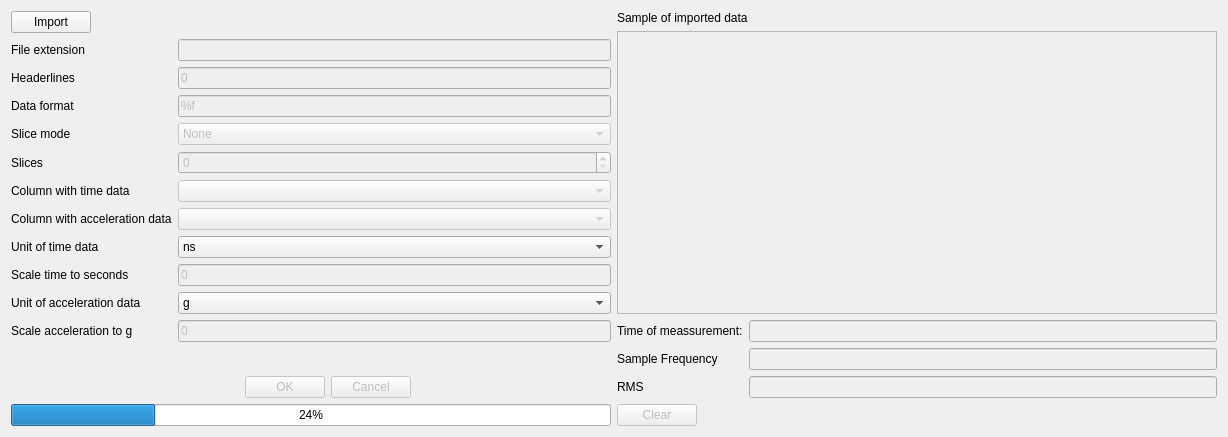
<?xml version="1.0" encoding="UTF-8"?>
<ui version="4.0">
 <class>Dialog</class>
 <widget class="QDialog" name="Dialog">
  <property name="geometry">
   <rect>
    <x>0</x>
    <y>0</y>
    <width>1228</width>
    <height>437</height>
   </rect>
  </property>
  <property name="windowTitle">
   <string>Dialog</string>
  </property>
  <layout class="QVBoxLayout" name="verticalLayout_2">
   <item>
    <layout class="QHBoxLayout" name="horizontalLayout_7">
     <item>
      <layout class="QVBoxLayout" name="verticalLayout">
       <item>
        <layout class="QHBoxLayout" name="horizontalLayout_4">
         <item>
          <widget class="QPushButton" name="import_but">
           <property name="text">
            <string>Import</string>
           </property>
          </widget>
         </item>
         <item>
          <spacer name="horizontalSpacer">
           <property name="orientation">
            <enum>Qt::Horizontal</enum>
           </property>
           <property name="sizeHint" stdset="0">
            <size>
             <width>40</width>
             <height>20</height>
            </size>
           </property>
          </spacer>
         </item>
        </layout>
       </item>
       <item>
        <layout class="QFormLayout" name="formLayout">
         <item row="0" column="0">
          <widget class="QLabel" name="fileExtention_label">
           <property name="text">
            <string>File extension</string>
           </property>
          </widget>
         </item>
         <item row="0" column="1">
          <widget class="QLineEdit" name="fileExtention_edit">
           <property name="enabled">
            <bool>false</bool>
           </property>
          </widget>
         </item>
         <item row="1" column="0">
          <widget class="QLabel" name="headerlines_label">
           <property name="text">
            <string>Headerlines</string>
           </property>
          </widget>
         </item>
         <item row="1" column="1">
          <widget class="QLineEdit" name="headerlines_edit">
           <property name="enabled">
            <bool>false</bool>
           </property>
           <property name="text">
            <string>0</string>
           </property>
          </widget>
         </item>
         <item row="2" column="0">
          <widget class="QLabel" name="dataFormat_label">
           <property name="text">
            <string>Data format</string>
           </property>
          </widget>
         </item>
         <item row="2" column="1">
          <widget class="QLineEdit" name="dataFormat_edit">
           <property name="enabled">
            <bool>false</bool>
           </property>
           <property name="text">
            <string>%f</string>
           </property>
          </widget>
         </item>
         <item row="3" column="0">
          <widget class="QLabel" name="sliceMode_label">
           <property name="text">
            <string>Slice mode</string>
           </property>
          </widget>
         </item>
         <item row="3" column="1">
          <widget class="QComboBox" name="sliceMode_combo">
           <property name="enabled">
            <bool>false</bool>
           </property>
           <item>
            <property name="text">
             <string>None</string>
            </property>
           </item>
           <item>
            <property name="text">
             <string>Manual</string>
            </property>
           </item>
           <item>
            <property name="text">
             <string>Automatic</string>
            </property>
           </item>
          </widget>
         </item>
         <item row="4" column="0">
          <widget class="QLabel" name="slices_label">
           <property name="text">
            <string>Slices</string>
           </property>
          </widget>
         </item>
         <item row="4" column="1">
          <widget class="QSpinBox" name="slices_spin">
           <property name="enabled">
            <bool>false</bool>
           </property>
          </widget>
         </item>
         <item row="5" column="0">
          <widget class="QLabel" name="columTime_label">
           <property name="text">
            <string>Column with time data</string>
           </property>
          </widget>
         </item>
         <item row="5" column="1">
          <widget class="QComboBox" name="columnTime_combo">
           <property name="enabled">
            <bool>false</bool>
           </property>
          </widget>
         </item>
         <item row="6" column="0">
          <widget class="QLabel" name="columnAcc_label">
           <property name="text">
            <string>Column with acceleration data</string>
           </property>
          </widget>
         </item>
         <item row="6" column="1">
          <widget class="QComboBox" name="columnAcc_combo">
           <property name="enabled">
            <bool>false</bool>
           </property>
          </widget>
         </item>
         <item row="7" column="0">
          <widget class="QLabel" name="unitTime_label">
           <property name="text">
            <string>Unit of time data</string>
           </property>
          </widget>
         </item>
         <item row="7" column="1">
          <widget class="QComboBox" name="unitTime_combo">
           <item>
            <property name="text">
             <string>ns</string>
            </property>
           </item>
           <item>
            <property name="text">
             <string>ms</string>
            </property>
           </item>
           <item>
            <property name="text">
             <string>s</string>
            </property>
           </item>
           <item>
            <property name="text">
             <string>min</string>
            </property>
           </item>
           <item>
            <property name="text">
             <string>h</string>
            </property>
           </item>
           <item>
            <property name="text">
             <string>custom</string>
            </property>
           </item>
          </widget>
         </item>
         <item row="8" column="0">
          <widget class="QLabel" name="scaleTime_label">
           <property name="text">
            <string>Scale time to seconds</string>
           </property>
          </widget>
         </item>
         <item row="8" column="1">
          <widget class="QLineEdit" name="scaleTime_edit">
           <property name="enabled">
            <bool>false</bool>
           </property>
           <property name="text">
            <string>0</string>
           </property>
          </widget>
         </item>
         <item row="9" column="0">
          <widget class="QLabel" name="unitAcc_label">
           <property name="text">
            <string>Unit of acceleration data</string>
           </property>
          </widget>
         </item>
         <item row="9" column="1">
          <widget class="QComboBox" name="unitAcc_combo">
           <item>
            <property name="text">
             <string>g</string>
            </property>
           </item>
           <item>
            <property name="text">
             <string>ms^2</string>
            </property>
           </item>
           <item>
            <property name="text">
             <string>custom</string>
            </property>
           </item>
          </widget>
         </item>
         <item row="10" column="0">
          <widget class="QLabel" name="scaleAcc_label">
           <property name="text">
            <string>Scale acceleration to g</string>
           </property>
          </widget>
         </item>
         <item row="10" column="1">
          <widget class="QLineEdit" name="scaleAcc_edit">
           <property name="enabled">
            <bool>false</bool>
           </property>
           <property name="text">
            <string>0</string>
           </property>
          </widget>
         </item>
        </layout>
       </item>
       <item>
        <layout class="QHBoxLayout" name="horizontalLayout_6">
         <item>
          <spacer name="horizontalSpacer_5">
           <property name="orientation">
            <enum>Qt::Horizontal</enum>
           </property>
           <property name="sizeHint" stdset="0">
            <size>
             <width>40</width>
             <height>20</height>
            </size>
           </property>
          </spacer>
         </item>
         <item>
          <widget class="QDialogButtonBox" name="buttonBox">
           <property name="enabled">
            <bool>false</bool>
           </property>
           <property name="orientation">
            <enum>Qt::Horizontal</enum>
           </property>
           <property name="standardButtons">
            <set>QDialogButtonBox::Cancel|QDialogButtonBox::Ok</set>
           </property>
          </widget>
         </item>
         <item>
          <spacer name="horizontalSpacer_3">
           <property name="orientation">
            <enum>Qt::Horizontal</enum>
           </property>
           <property name="sizeHint" stdset="0">
            <size>
             <width>40</width>
             <height>20</height>
            </size>
           </property>
          </spacer>
         </item>
        </layout>
       </item>
       <item>
        <widget class="QProgressBar" name="progressBar">
         <property name="enabled">
          <bool>true</bool>
         </property>
         <property name="value">
          <number>24</number>
         </property>
        </widget>
       </item>
      </layout>
     </item>
     <item>
      <layout class="QVBoxLayout" name="verticalLayout_3">
       <item>
        <widget class="QLabel" name="sample_label">
         <property name="text">
          <string>Sample of imported data</string>
         </property>
        </widget>
       </item>
       <item>
        <widget class="QPlainTextEdit" name="sample_edit">
         <property name="enabled">
          <bool>false</bool>
         </property>
        </widget>
       </item>
       <item>
        <layout class="QFormLayout" name="formLayout_2">
         <item row="1" column="0">
          <widget class="QLabel" name="label_2">
           <property name="text">
            <string>Sample Frequency</string>
           </property>
          </widget>
         </item>
         <item row="0" column="0">
          <widget class="QLabel" name="label">
           <property name="text">
            <string>Time of meassurement:</string>
           </property>
          </widget>
         </item>
         <item row="0" column="1">
          <widget class="QLineEdit" name="lineEdit">
           <property name="enabled">
            <bool>false</bool>
           </property>
          </widget>
         </item>
         <item row="2" column="0">
          <widget class="QLabel" name="label_3">
           <property name="text">
            <string>RMS</string>
           </property>
          </widget>
         </item>
         <item row="1" column="1">
          <widget class="QLineEdit" name="lineEdit_2">
           <property name="enabled">
            <bool>false</bool>
           </property>
          </widget>
         </item>
         <item row="2" column="1">
          <widget class="QLineEdit" name="lineEdit_3">
           <property name="enabled">
            <bool>false</bool>
           </property>
          </widget>
         </item>
        </layout>
       </item>
       <item>
        <layout class="QHBoxLayout" name="horizontalLayout">
         <item>
          <widget class="QPushButton" name="pushButton">
           <property name="enabled">
            <bool>false</bool>
           </property>
           <property name="text">
            <string>Clear</string>
           </property>
          </widget>
         </item>
         <item>
          <spacer name="horizontalSpacer_2">
           <property name="orientation">
            <enum>Qt::Horizontal</enum>
           </property>
           <property name="sizeHint" stdset="0">
            <size>
             <width>40</width>
             <height>20</height>
            </size>
           </property>
          </spacer>
         </item>
        </layout>
       </item>
      </layout>
     </item>
    </layout>
   </item>
  </layout>
 </widget>
 <resources/>
 <connections>
  <connection>
   <sender>buttonBox</sender>
   <signal>accepted()</signal>
   <receiver>Dialog</receiver>
   <slot>accept()</slot>
   <hints>
    <hint type="sourcelabel">
     <x>248</x>
     <y>254</y>
    </hint>
    <hint type="destinationlabel">
     <x>157</x>
     <y>274</y>
    </hint>
   </hints>
  </connection>
  <connection>
   <sender>buttonBox</sender>
   <signal>rejected()</signal>
   <receiver>Dialog</receiver>
   <slot>reject()</slot>
   <hints>
    <hint type="sourcelabel">
     <x>316</x>
     <y>260</y>
    </hint>
    <hint type="destinationlabel">
     <x>286</x>
     <y>274</y>
    </hint>
   </hints>
  </connection>
 </connections>
</ui>
